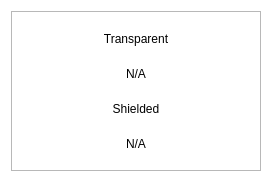
<?xml version="1.0" encoding="UTF-8"?>
<ui version="4.0">
 <class>BalanceBubble</class>
 <widget class="QWidget" name="BalanceBubble">
  <property name="geometry">
   <rect>
    <x>0</x>
    <y>0</y>
    <width>268</width>
    <height>178</height>
   </rect>
  </property>
  <property name="minimumSize">
   <size>
    <width>268</width>
    <height>178</height>
   </size>
  </property>
  <property name="maximumSize">
   <size>
    <width>300</width>
    <height>178</height>
   </size>
  </property>
  <property name="windowTitle">
   <string notr="true">N/A</string>
  </property>
  <property name="styleSheet">
   <string notr="true">#BalanceBubble{
background-color:transparent
}</string>
  </property>
  <layout class="QVBoxLayout" name="verticalLayout_2">
   <property name="spacing">
    <number>0</number>
   </property>
   <item>
    <widget class="QFrame" name="frame">
     <property name="minimumSize">
      <size>
       <width>250</width>
       <height>160</height>
      </size>
     </property>
     <property name="maximumSize">
      <size>
       <width>300</width>
       <height>160</height>
      </size>
     </property>
     <property name="styleSheet">
      <string notr="true"/>
     </property>
     <property name="frameShape">
      <enum>QFrame::StyledPanel</enum>
     </property>
     <property name="frameShadow">
      <enum>QFrame::Raised</enum>
     </property>
     <property name="lineWidth">
      <number>10</number>
     </property>
     <layout class="QVBoxLayout" name="verticalLayout">
      <property name="spacing">
       <number>0</number>
      </property>
      <item>
       <layout class="QHBoxLayout" name="horizontalLayout">
        <item>
         <widget class="QLabel" name="lblFirst">
          <property name="styleSheet">
           <string notr="true"/>
          </property>
          <property name="text">
           <string>Transparent</string>
          </property>
          <property name="alignment">
           <set>Qt::AlignCenter</set>
          </property>
         </widget>
        </item>
       </layout>
      </item>
      <item>
       <widget class="QLabel" name="textTransparent">
        <property name="styleSheet">
         <string notr="true"/>
        </property>
        <property name="text">
         <string notr="true">N/A</string>
        </property>
        <property name="alignment">
         <set>Qt::AlignCenter</set>
        </property>
       </widget>
      </item>
      <item>
       <widget class="QLabel" name="lblSecond">
        <property name="styleSheet">
         <string notr="true"/>
        </property>
        <property name="text">
         <string>Shielded</string>
        </property>
        <property name="alignment">
         <set>Qt::AlignCenter</set>
        </property>
       </widget>
      </item>
      <item>
       <widget class="QLabel" name="textShielded">
        <property name="styleSheet">
         <string notr="true"/>
        </property>
        <property name="text">
         <string notr="true">N/A</string>
        </property>
        <property name="alignment">
         <set>Qt::AlignCenter</set>
        </property>
       </widget>
      </item>
     </layout>
    </widget>
   </item>
  </layout>
 </widget>
 <resources/>
 <connections/>
</ui>
